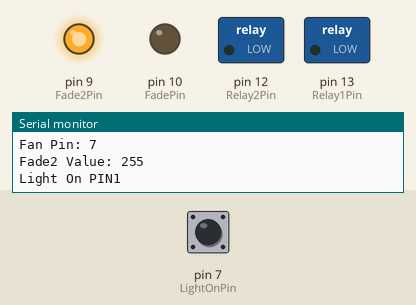
Simulated run of this sketch. Board: Arduino Uno, built with avr-gcc and run on an emulated ATmega328P. Shown: switched loads named in the sketch (green lamp = pin HIGH), output pins drawn as LEDs (lit = HIGH), the last lines printed to the serial monitor. The inputs (shaded band) are chosen by the test bench; at power-on: pin 7 (LightOnPin) HIGH. The local clock reads 2024-03-15 10:24:30 at power-on unless the sketch sets it.

Above: at 3.1 s.
3.2 s: pin 7 (LightOnPin) pulled LOW for 1.4 s
At 4.1 s:
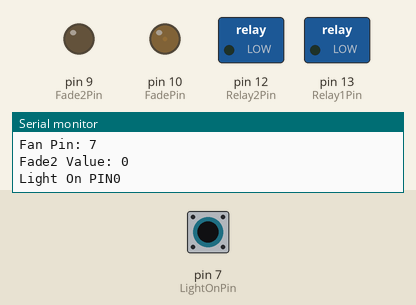
6.1 s: pin 7 (LightOnPin) pulled LOW for 3.2 s
At 11.0 s:
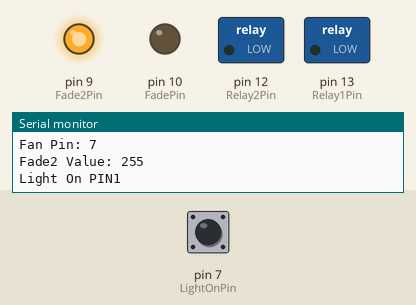
Timing chart, 0 to 12.5 s (numbered marks = the images above; inputs shaded):
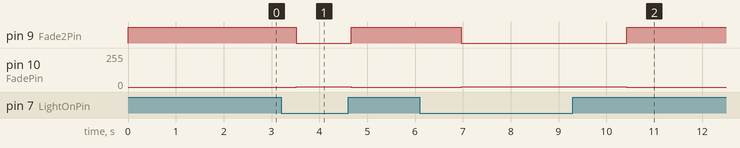

The sketch:

grow_mode_raspberry_2.ino
```````````````````cpp
///*******************************************************************


#include <DS3231_Simple.h>
DS3231_Simple Clock;


const int Grow = 0;//grow mode day time
const int Night = 1;//night mode
int LedNo = 10;
int ModePin = Grow;
int FadePin = 10;
int Fade2Pin = 9;
int fadeValue = 0;
int fade2Value = 220;
int Relay1Pin = 13;
int Relay2Pin = 12;
int LightOnPin = 7;//LIGHT ON / OFF pin High= ON from Raspberry Pi
int GrowNightPin = 8;
bool Manual;
bool ManMode;
int LightOn ;//read input command from raspberry

int Min;
const int high_light_intensity = 0;
const int low_light_intensity = 256;
const int night_int = 1;

int dawn_time = 0600;
int dusk_time = 2100;


//Grow lights On
void GrowMode(){ //grow light process
ModePin = Grow;
digitalWrite (Relay1Pin ,LOW);
digitalWrite (Relay2Pin ,Grow);
}
//Grow lights OFF small light is ON
void NightMode(){
ModePin = Night;
digitalWrite (Relay1Pin ,Night);
digitalWrite (Relay2Pin ,Night);
//digitalWrite (IR_outPin ,LOW);
}

void setup() {

  pinMode (Relay1Pin , OUTPUT);
  pinMode (Relay2Pin , OUTPUT);
//                                                                                                                                                                                                                                                                                                                                  ``  ``````````````````  pinMode (IR_outPin , OUTPUT);
  pinMode (GrowNightPin , INPUT_PULLUP);
  pinMode (LightOnPin,INPUT_PULLUP);
  pinMode  (FadePin,OUTPUT);

//FastLED.addLeds<NEOPIXEL, 6>(leds, NUM_LEDS);
  Serial.begin(9600);
  Clock.begin();

  Serial.println();
  Serial.println();
  //  Create a variable to hold the data
  DateTime MyTimestamp;
  // Load it with the date and time you want to set, for example
  //   Saturday the 3rd of October 2020 at 14:17 and 33 Seconds...
  MyTimestamp.Day    = 9;
  MyTimestamp.Month  = 10;
  MyTimestamp.Year   = 24;
  MyTimestamp.Hour   = 15;
  MyTimestamp.Minute = 48;
  MyTimestamp.Second = 30;

//   Then write it to the clock
//

//Clock.write(MyTimestamp);// this is the clock setup line, please activate it when you need to adjust controller real time

  // And use it, we will read it back for example...
  Serial.print("The time has been set to: ");
  Clock.printTo(Serial);
  Serial.println();

}

void loop()
{

 // if (fadeValue > 1024){ fadeValue =1024;}
 // if (fadeValue < 200){ fadeValue =200;}
 LightOn = digitalRead (LightOnPin );
 if (LightOn == LOW ){fade2Value = 0;
    analogWrite(FadePin, HIGH);//grow light fade commandlights off
    analogWrite(Fade2Pin,LOW);//grow light fade2 command lights off
 }
 else if (fadeValue <= 255) { //Anton's change
  fade2Value = 255;
  analogWrite(FadePin, fadeValue);//grow light fade command
  analogWrite(Fade2Pin, fade2Value);//grow light fade2 command
 }
 else {
  //fade2Value = 255;
  digitalWrite(FadePin, HIGH); //Anton's change
 }
  // Create a variable to hold the data
  DateTime MyDateAndTime;

  // Ask the clock for the data.
  MyDateAndTime = Clock.read();
  int t = MyDateAndTime.Hour * 100 + MyDateAndTime.Minute; // Another way to represent time, easier to play with

  // And use it
 Serial.println("TIME");//הצגת כותרת TIME
 Serial.print("Hour: ");   Serial.println(MyDateAndTime.Hour);//הצגת שעה
 Serial.print("Minute: "); Serial.println(MyDateAndTime.Minute);//הצגת דקות
 Serial.print("Second: "); Serial.println(MyDateAndTime.Second);//הצגת שניות
 Serial.println("DATE");// הצגת תאריך
 Serial.print("Year: ");   Serial.println(MyDateAndTime.Year);
 Serial.print("Month: ");  Serial.println(MyDateAndTime.Month);
 Serial.print("Day: ");    Serial.println(MyDateAndTime.Day);
 Serial.println("------------------------------");
 //Serial.print("Min: ");    Serial.println(Min);
 //Serial.print("Light Sensor: ");    Serial.println(sensorValue);
 Serial.print("Light Mode: ");    Serial.println(ModePin);
Serial.print("Light ON/OFF (Raspberry): ");    Serial.println(LightOn);
 Serial.print("Fade Value: ");    Serial.println(fadeValue);
 Serial.print("Fan Pin: ");    Serial.println(LightOnPin);
  Serial.print("Fade2 Value: ");    Serial.println(fade2Value);

 Serial.print("Light On PIN" ); Serial.println(LightOn);

 //  ***  ON OFF ***
  //Grow mode means Light ON , Night mode means Light OFF
  if (t>= dawn_time and t< dusk_time){
    GrowMode();
  }
  else{
    fadeValue = 50; // I have added this line to make sure that lights AND fans are off  Pini(03_2024)50 is max level for new PS
    NightMode();
  }


//**** DIMMING ****
//Active fade value is between 0 and 255 where 255 is low light level and 0 is high light.
//
  if (t>=0600 and t<2000){
    //fadeValue = 50;
    fadeValue = high_light_intensity; /// Ve que este' en la intensidad que necesitas
    //fadeValue = 300;
    //NightMode();
  }
  else {
    NightMode(); // In any other case than the ones stated above, no lights!
    //fadeValue = high_light_intensity;
  }

// **** FAN ****
//  This section turns the fan On and Off
   // if (fadeValue == 0) {digitalWrite (IR_outPin , HIGH);}  //Esto es para que el fan este prendido en low-light, si lo quieres en high light cambia el fadeValue a O
 //   else { digitalWrite (IR_outPin , HIGH);}
  delay ( 1000);
}
```````````````````

Measured:
- after the input at 3.2 s, pin 9 (Fade2Pin): HIGH → LOW after 0.31 s, → HIGH 1.2 s later; pin 10 (FadePin): 0/255 → 1/255 after 0.31 s, → 0/255 1.2 s later
- after the input at 6.1 s, pin 9 (Fade2Pin): HIGH → LOW after 0.87 s, → HIGH 3.5 s later; pin 10 (FadePin): 0/255 → 1/255 after 0.87 s, → 0/255 3.5 s later
